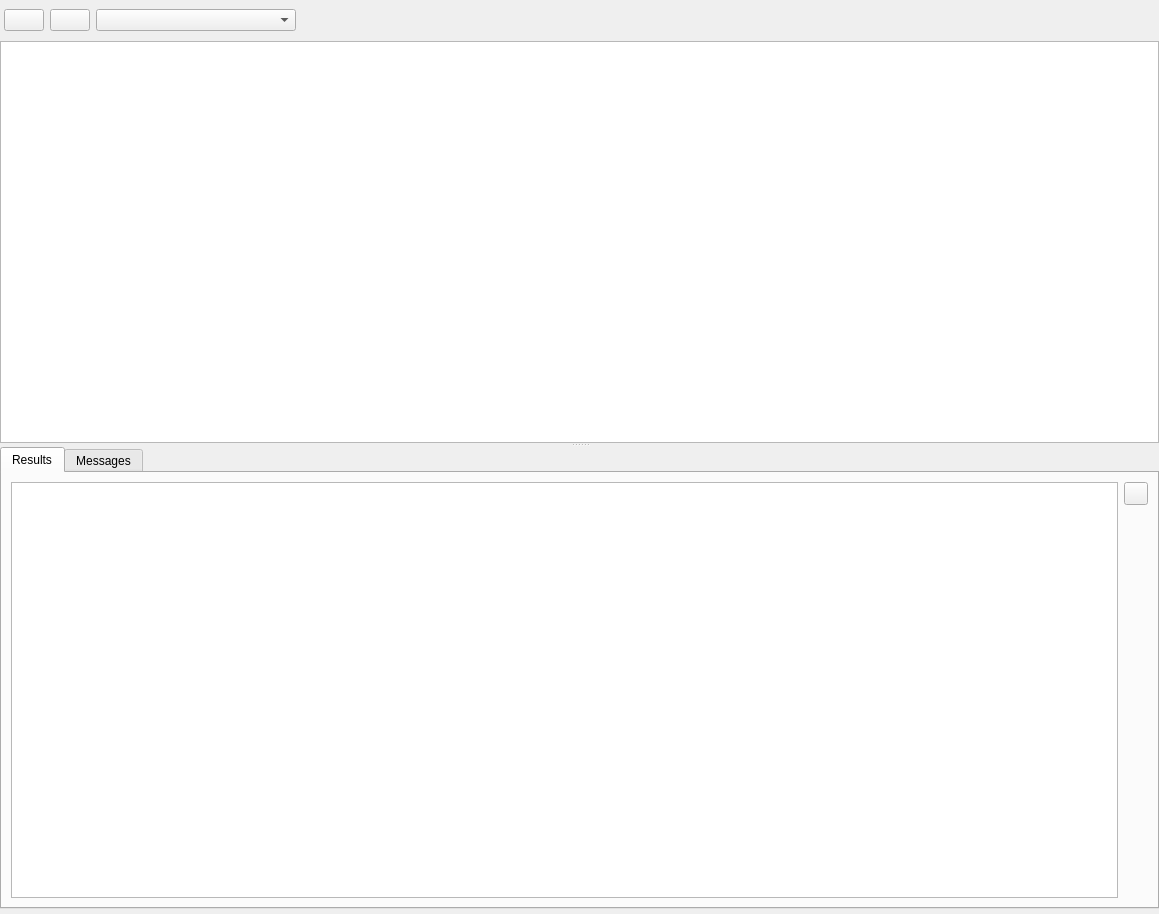
<?xml version="1.0" encoding="UTF-8"?>
<ui version="4.0">
 <class>ConnectionTab</class>
 <widget class="QWidget" name="ConnectionTab">
  <property name="geometry">
   <rect>
    <x>0</x>
    <y>0</y>
    <width>1159</width>
    <height>914</height>
   </rect>
  </property>
  <property name="windowTitle">
   <string>Form</string>
  </property>
  <layout class="QVBoxLayout" name="verticalLayout_2">
   <property name="spacing">
    <number>0</number>
   </property>
   <property name="leftMargin">
    <number>0</number>
   </property>
   <property name="topMargin">
    <number>5</number>
   </property>
   <property name="rightMargin">
    <number>0</number>
   </property>
   <property name="bottomMargin">
    <number>5</number>
   </property>
   <item>
    <widget class="QSplitter" name="splitter">
     <property name="orientation">
      <enum>Qt::Vertical</enum>
     </property>
     <widget class="QWidget" name="layoutWidget">
      <layout class="QVBoxLayout" name="verticalLayout">
       <item>
        <layout class="QHBoxLayout" name="horizontalLayout">
         <property name="leftMargin">
          <number>4</number>
         </property>
         <property name="topMargin">
          <number>4</number>
         </property>
         <property name="rightMargin">
          <number>4</number>
         </property>
         <property name="bottomMargin">
          <number>4</number>
         </property>
         <item>
          <widget class="QPushButton" name="button_selectionQuery">
           <property name="text">
            <string/>
           </property>
           <property name="icon">
            <iconset resource="../resources/icons.qrc">
             <normaloff>:/icons/silk/icons/silk/resultset_next.png</normaloff>:/icons/silk/icons/silk/resultset_next.png</iconset>
           </property>
          </widget>
         </item>
         <item>
          <widget class="QPushButton" name="button_stopQuery">
           <property name="text">
            <string/>
           </property>
           <property name="icon">
            <iconset resource="../resources/icons.qrc">
             <normaloff>:/icons/silk/icons/silk/stop.png</normaloff>:/icons/silk/icons/silk/stop.png</iconset>
           </property>
          </widget>
         </item>
         <item>
          <widget class="QComboBox" name="comboBoxConnections">
           <property name="minimumSize">
            <size>
             <width>200</width>
             <height>0</height>
            </size>
           </property>
           <property name="maximumSize">
            <size>
             <width>200</width>
             <height>16777215</height>
            </size>
           </property>
           <property name="sizeAdjustPolicy">
            <enum>QComboBox::AdjustToMinimumContentsLength</enum>
           </property>
          </widget>
         </item>
         <item>
          <spacer name="horizontalSpacer">
           <property name="orientation">
            <enum>Qt::Horizontal</enum>
           </property>
           <property name="sizeHint" stdset="0">
            <size>
             <width>40</width>
             <height>20</height>
            </size>
           </property>
          </spacer>
         </item>
        </layout>
       </item>
       <item>
        <widget class="CodeEditor" name="codeEditor"/>
       </item>
      </layout>
     </widget>
     <widget class="QTabWidget" name="resultsTabBar">
      <property name="currentIndex">
       <number>0</number>
      </property>
      <widget class="QWidget" name="tab">
       <attribute name="title">
        <string>Results</string>
       </attribute>
       <layout class="QVBoxLayout" name="verticalLayout_3">
        <item>
         <layout class="QHBoxLayout" name="horizontalLayout_2">
          <item>
           <widget class="QTableView" name="resultsGrid">
            <property name="editTriggers">
             <set>QAbstractItemView::NoEditTriggers</set>
            </property>
            <property name="dragDropOverwriteMode">
             <bool>false</bool>
            </property>
           </widget>
          </item>
          <item>
           <layout class="QVBoxLayout" name="verticalLayout_5">
            <property name="leftMargin">
             <number>0</number>
            </property>
            <property name="topMargin">
             <number>0</number>
            </property>
            <item>
             <widget class="QToolButton" name="button_exportQueryResults">
              <property name="text">
               <string/>
              </property>
              <property name="icon">
               <iconset resource="../resources/icons.qrc">
                <normaloff>:/icons/silk/icons/silk/page_white_go.png</normaloff>:/icons/silk/icons/silk/page_white_go.png</iconset>
              </property>
             </widget>
            </item>
            <item>
             <spacer name="verticalSpacer">
              <property name="orientation">
               <enum>Qt::Vertical</enum>
              </property>
              <property name="sizeHint" stdset="0">
               <size>
                <width>20</width>
                <height>40</height>
               </size>
              </property>
             </spacer>
            </item>
           </layout>
          </item>
         </layout>
        </item>
       </layout>
      </widget>
      <widget class="QWidget" name="tab_2">
       <attribute name="title">
        <string>Messages</string>
       </attribute>
       <layout class="QVBoxLayout" name="verticalLayout_4">
        <item>
         <widget class="QPlainTextEdit" name="resultsText"/>
        </item>
       </layout>
      </widget>
     </widget>
    </widget>
   </item>
  </layout>
 </widget>
 <customwidgets>
  <customwidget>
   <class>CodeEditor</class>
   <extends>QPlainTextEdit</extends>
   <header>ui/CodeEditor.h</header>
  </customwidget>
 </customwidgets>
 <resources>
  <include location="../resources/icons.qrc"/>
 </resources>
 <connections/>
</ui>
